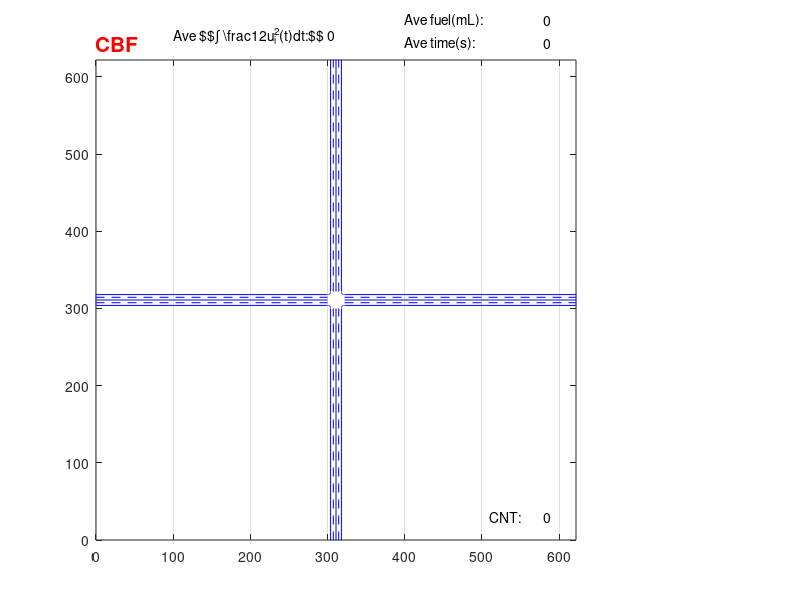

Source code (MATLAB):
function [ lg, frame1] = draw_intersection_twolane()

L1 = 300;
L = L1;
w = 3.5;
r = 4;

figure(1)
frame1 = axes('position',[0.02 0.1 0.8 0.8]);
axis(frame1);
plot([-10,L1],[L1+r,L1+r],'b',[L1+w*4+2*r,L1*2+w*4+2*r+10],[L1+r,L1+r],'b',...
    [-10,L1],[L1+4*w+r,L1+4*w+r],'b',[L1+w*4+r*2,L1*2+w*4+r*2+10],[L1+4*w+r,L1+4*w+r],'b',...
    [L1+r,L1+r],[-10,L1],'b',[L1+r,L1+r],[L1+w*4+2*r,L1*2+w*4+2*r+10],'b',...
    [L1+4*w+r,L1+4*w+r],[-10,L1],'b',[L1+4*w+r,L1+4*w+r],[L1+w*4+2*r,L1*2+w*4+2*r+10],'b',... 
    [-10,L1],[L1+2*w+r,L1+2*w+r],'b',[L1+w*4+2*r,L1*2+w*4+2*r+10],[L1+2*w+r,L1+2*w+r],'b',...
    [L1+2*w+r,L1+2*w+r],[-10,L1],'b',[L1+2*w+r,L1+2*w+r],[L1+w*4+r*2,L1*2+w*4+r*2+10],'b',...  
    [-10,L1],[L1+w+r,L1+w+r],'b--',[L1+w*4+2*r,L1*2+w*4+2*r+10],[L1+w+r,L1+w+r],'b--',...
    [L1+w+r,L1+w+r],[-10,L1],'b--',[L1+w+r,L1+w+r],[L1+w*4+2*r,L1*2+w*4+2*r+10],'b--',...
    [-10,L1],[L1+3*w+r,L1+3*w+r],'b--',[L1+w*4+2*r,L1*2+w*4+2*r+10],[L1+3*w+r,L1+3*w+r],'b--',...
    [L1+3*w+r,L1+3*w+r],[-10,L1],'b--',[L1+3*w+r,L1+3*w+r],[L1+w*4+2*r,L1*2+w*4+2*r+10],'b--');
hold on;

x0 = L;
y0 = L;
alpha = 0 : 0.1 : 90;
x = x0 + r * cosd(alpha);
y = y0 + r * sind(alpha);
plot(x, y, 'b');

x0 = L+4*w+2*r;
y0 = L;
alpha = 90 : 0.1 : 180;
x = x0 + r * cosd(alpha);
y = y0 + r * sind(alpha);
plot(x, y, 'b');

x0 = L+4*w+2*r;
y0 = L+4*w+2*r;
alpha = 180 : 0.1 : 270;
x = x0 + r * cosd(alpha);
y = y0 + r * sind(alpha);
plot(x, y, 'b');

x0 = L;
y0 = L+4*w+2*r;
alpha = 270 : 0.1 : 360;
x = x0 + r * cosd(alpha);
y = y0 + r * sind(alpha);
plot(x, y, 'b');

axis equal
% eml.extrinsic('imread');
% img = imread('bkg.png','png');
% imagesc([-20, 500],[-252, -552],img);
% imagesc([-20, 500],[50, -255],img);

% f = 0.85;
% plot([-20,500],[10,10],'b',[-20,500],[0,0],'b--',...
%     [-20,362.68],[-10,-10],'b',[402.68,500],[-10,-10],'b',...
%     [24.53,362.28],[-205*f,-10],'r',[36.27,400],[-210*f,0],'r--',...
%     [42.88,402.28],[-217.5*f,-10],'r');

% set(gcf,'unit','centimeters','position',[10 4 25 17]);
% plot([-20,500],[-255,-255],'y','linewidth',4)
%%%%%%%%%%%%%%%%%%%%%OC%%%%%%%%%%%%%%%%%%%%%%
% f = 0.93;
% plot([-20,500],[-290,-290],'b',[-20,500],[-300,-300],...
%     'b--',[-20,362.68],[-310,-310],'b',[402.68,500],[-310,-310],'b',...
%     [24.53,362.28],[-505*f,-310],'r',[36.27,400],[-510*f,-300],'r--',...
%     [42.88,402.28],[-517.5*f,-310],'r');
%%%%%%%%%%%%%%%%%%%%%%%%%%%%%%%%%%%%%%%%%%%%
t=-50;
y=zeros(100,1);
% p = plot(t,y,'o',...
%     'EraseMode','background','MarkerSize',5, 'MarkerEdgeColor','red', 'MarkerFaceColor','red');
% p_s = plot(t,y,'o',...
%     'EraseMode','background','MarkerSize',5, 'MarkerEdgeColor','green', 'MarkerFaceColor','green');

axis([0 L1*2+4*w+2*r 0 L1*2+4*w+2*r]);  
set(gca,'Xgrid','on');

text(0, L1*2+4*w+30, 'CBF', 'fontsize', 15, 'Color', 'red', 'fontweight', 'bold');
text(400, L1*2+4*w+30, 'Ave time(s):');
text(400, L1*2+4*w+60, 'Ave fuel(mL):');
% text(360, -100, 'Main ave. ener.(i):', 'Color', 'red', 'fontweight', 'bold');
% text(340, -120, 'Merging ave. ener.(i):', 'Color', 'red', 'fontweight', 'bold');
% text(330, -140, 'Main ave. $$\int \frac{1}{2}u_i^2(t)dt:$$', 'Color', 'red', 'fontweight', 'bold');
% text(310, -170, 'Merging ave. $$\int \frac{1}{2}u_i^2(t)dt:$$', 'Color', 'red', 'fontweight', 'bold');
% text(360, -190, 'Main ave. time(s):', 'Color', 'red', 'fontweight', 'bold');
% text(340, -210, 'Merging ave. time(s):', 'Color', 'red', 'fontweight', 'bold');
text(100, L1*2+4*w+40, 'Ave $$\int \frac{1}{2}u_i^2(t)dt:$$');
text(510, 30, 'CNT:');

lg.time_legend = text(580, L1*2+4*w+30, '0');
lg.energy_legend = text(580, L1*2+4*w+60, '0');
% lg.Mae_lengend = text(500, -100, '0');
% lg.Mee_lengend = text(500, -120, '0');
% lg.Mau_lengend = text(500, -140, '0');
% lg.Meu_lengend = text(500, -170, '0');
% lg.Mat_lengend = text(500, -190, '0');
% lg.Met_lengend = text(500, -210, '0');
lg.u2_legend = text(300, L1*2+4*w+40, '0');
lg.through_legend = text(580, 30, '0');

% frame2 = axes('position',[0.50 0.05 0.4 0.4]);
% axis(frame2);
% 
% plot([-10,L1],[L1+r,L1+r],'b',[L1+w*4+2*r,L1*2+w*4+2*r+10],[L1+r,L1+r],'b',...
%     [-10,L1],[L1+4*w+r,L1+4*w+r],'b',[L1+w*4+r*2,L1*2+w*4+r*2+10],[L1+4*w+r,L1+4*w+r],'b',...
%     [L1+r,L1+r],[-10,L1],'b',[L1+r,L1+r],[L1+w*4+2*r,L1*2+w*4+2*r+10],'b',...
%     [L1+4*w+r,L1+4*w+r],[-10,L1],'b',[L1+4*w+r,L1+4*w+r],[L1+w*4+2*r,L1*2+w*4+2*r+10],'b',... 
%     [-10,L1],[L1+2*w+r,L1+2*w+r],'b',[L1+w*4+2*r,L1*2+w*4+2*r+10],[L1+2*w+r,L1+2*w+r],'b',...
%     [L1+2*w+r,L1+2*w+r],[-10,L1],'b',[L1+2*w+r,L1+2*w+r],[L1+w*4+r*2,L1*2+w*4+r*2+10],'b',...  
%     [-10,L1],[L1+w+r,L1+w+r],'b--',[L1+w*4+2*r,L1*2+w*4+2*r+10],[L1+w+r,L1+w+r],'b--',...
%     [L1+w+r,L1+w+r],[-10,L1],'b--',[L1+w+r,L1+w+r],[L1+w*4+2*r,L1*2+w*4+2*r+10],'b--',...
%     [-10,L1],[L1+3*w+r,L1+3*w+r],'b--',[L1+w*4+2*r,L1*2+w*4+2*r+10],[L1+3*w+r,L1+3*w+r],'b--',...
%     [L1+3*w+r,L1+3*w+r],[-10,L1],'b--',[L1+3*w+r,L1+3*w+r],[L1+w*4+2*r,L1*2+w*4+2*r+10],'b--');
% hold on;
% 
% x0 = L;
% y0 = L;
% alpha = 0 : 0.1 : 90;
% x = x0 + r * cosd(alpha);
% y = y0 + r * sind(alpha);
% plot(x, y, 'b');
% 
% x0 = L+4*w+2*r;
% y0 = L;
% alpha = 90 : 0.1 : 180;
% x = x0 + r * cosd(alpha);
% y = y0 + r * sind(alpha);
% plot(x, y, 'b');
% 
% x0 = L+4*w+2*r;
% y0 = L+4*w+2*r;
% alpha = 180 : 0.1 : 270;
% x = x0 + r * cosd(alpha);
% y = y0 + r * sind(alpha);
% plot(x, y, 'b');
% 
% x0 = L;
% y0 = L+4*w+2*r;
% alpha = 270 : 0.1 : 360;
% x = x0 + r * cosd(alpha);
% y = y0 + r * sind(alpha);
% plot(x, y, 'b');
% 
% axis equal
% 
% % p2 = plot(t,y,'o',...
% %     'EraseMode','background','MarkerSize',10, 'MarkerEdgeColor','red', 'MarkerFaceColor','red');
% % p_s2 = plot(t,y,'o',...
% %     'EraseMode','background','MarkerSize',10, 'MarkerEdgeColor','green', 'MarkerFaceColor','green');
% 
% axis([L1-10 L1+4*w+2*r+10 L1-10 L1+4*w+2*r+10]);  
% set(gca,'Xgrid','on');
